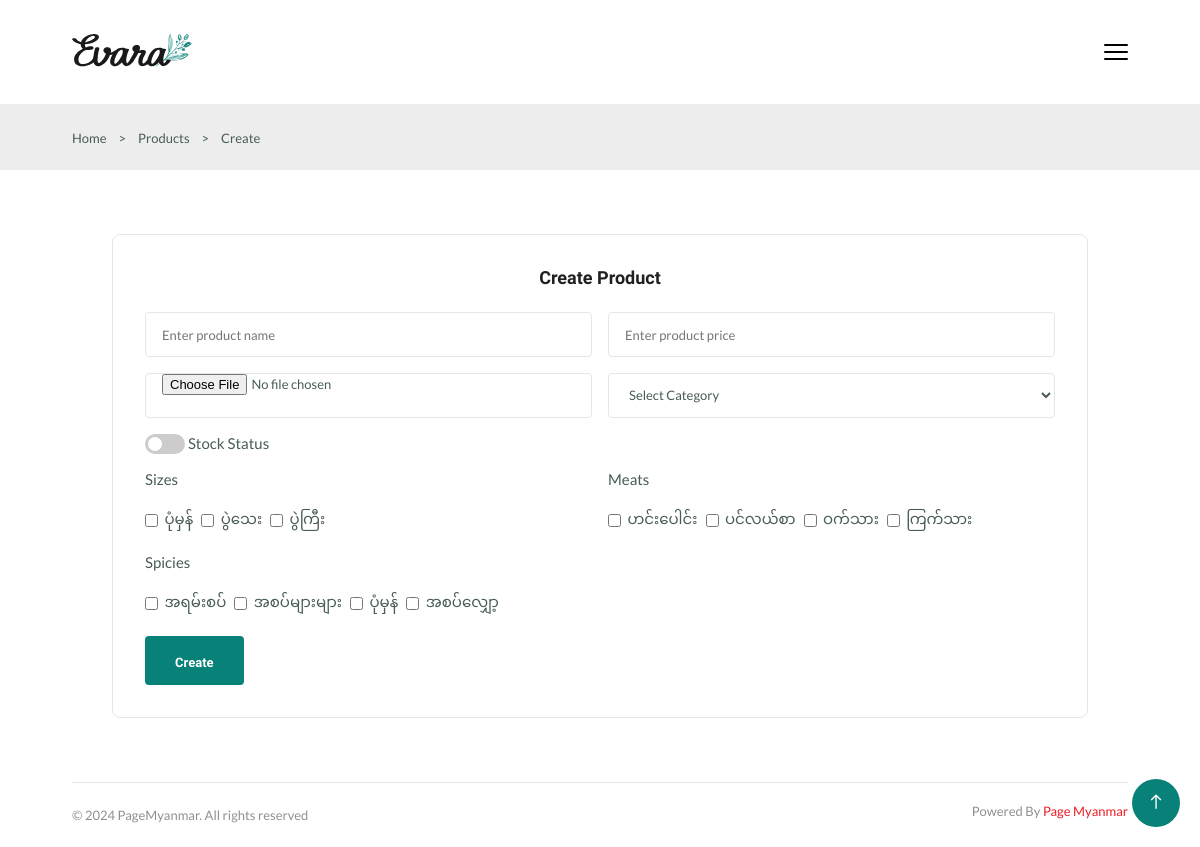
Screenshot of /create-product/ (signed in) with the database file from the repository.
### app/models.py (models this page shows)
class SizeModel(models.Model):
    name = models.CharField(max_length=200)
    created_at = models.DateTimeField(auto_now_add=True)
    updated_at = models.DateTimeField(auto_now=True)

class MeatModel(models.Model):
    name = models.CharField(max_length=200)
    created_at = models.DateTimeField(auto_now_add=True)
    updated_at = models.DateTimeField(auto_now=True)

class SpicyModel(models.Model):
    name = models.CharField(max_length=200)
    created_at = models.DateTimeField(auto_now_add=True)
    updated_at = models.DateTimeField(auto_now=True)

### app/views.py (the view, shortened to what this page needs)
# urls.py: path('create-product/',CreateProduct),
@login_required(login_url=settings.LOGIN_URL)
@role_permission_required('app.add_productmodel')
def CreateProduct(request):
    categories = CategoryModel.objects.all().order_by('-created_at')
    sizes = SizeModel.objects.all().order_by('-created_at')
    spicies = SpicyModel.objects.all().order_by('-created_at')
    meats = MeatModel.objects.all().order_by('-created_at')
    if request.method == "GET":
        context = {
            'categories':categories,
            'sizes':sizes,
            'spicies':spicies,
            'meats':meats
        }
        return render(request,"create-product.html",context)

### app/context_processors.py (called while the page is built, shortened)
def Counts(request):
    table_id = request.resolver_match.kwargs.get('id')  # Get `id` from the URL kwargs
    return {
        'cart_count': 0,
    }

### app/templatetags/custom_permissions.py (called while the page is built)
@register.filter
def has_role_permission(user, permission_codename):
    if user.is_authenticated and hasattr(user, 'has_permission'):
        return user.has_permission(permission_codename)
    return False

### authentication/models.py (called while the page is built)
    def has_permission(self, perm_codename):
        if self.role:
            return self.role.permissions.filter(codename=perm_codename).exists()
        return False

### templates/create-product.html (shortened to what this page needs)
{% extends 'components/base.html' %}
{% block body %}
<section class="breadcrumb">
    <ul class="breadcrumb__list flex container">
        <li><a href="/" class="breadcrumb__link">Home</a></li>
        <li><span class="breadcrumb__link">></span></li>
        <li><a href="/products/" class="breadcrumb__link">Products</a></li>
        <li><span class="breadcrumb__link">></span></li>
        <li><span class="breadcrumb__link">Create</span></li>
    </ul>
</section>
<section class="create section--lg">
    <div class="create__container role container grid">
        <div class="create__form">
            <h3 class="section__title text__center">Create Product</h3>
            <form method="POST" enctype="multipart/form-data" action="/create-product/" class="form grid">
                <div class="form__group grid">
                    <input type="text" name="name" placeholder="Enter product name" required class="form__input">
                    <input type="number" name="price" placeholder="Enter product price" required class="form__input">
                </div>
                <div class="form__group grid">
                    <input type="file" name="image" required class="form__input">
                    <select name="category" required class="form__input">
                        <option value="">Select Category</option>
                    </select>
                </div>
                <div>
                    <label class="switch">
                        <span class="slider"></span>
                    </label>
                    <label for="stock">Stock Status</label>
                </div>
                <div class="form__group grid">
                    <div class="label__group">
                        <label>Sizes</label>
                        <div style="display: flex;flex-wrap: wrap;gap:0.5rem">
                            {% for size in sizes %}
                            <div style="display: flex;align-items: center;gap: 0.4rem;">
                                <input type="checkbox" name="size" id="size_{{size.id}}" value="{{size.id}}">
                                <label for="size_{{size.id}}">{{size.name}}</label>
                            </div>
                            {% endfor %}
                        </div>
                    </div>
                    <div class="label__group">
                        <label>Meats</label>
                        <div style="display: flex;flex-wrap: wrap;gap:0.5rem">
                            {% for meat in meats %}
                            <div style="display: flex;align-items: center;gap: 0.4rem;">
                                <input type="checkbox" name="meat" id="meat_{{meat.id}}" value="{{meat.id}}">
                                <label for="meat_{{meat.id}}">{{meat.name}}</label>
                            </div>
                            {% endfor %}
                        </div>
                    </div>
                </div>
                <div class="label__group">
                    <label>Spicies</label>
                    <div style="display: flex;flex-wrap: wrap;gap:0.5rem">
                        {% for spicy in spicies %}
                        <div style="display: flex;align-items: center;gap: 0.4rem;">
                            <input type="checkbox" name="spicy" id="spicy_{{spicy.id}}" value="{{spicy.id}}">
                            <label for="spicy_{{spicy.id}}">{{spicy.name}}</label>
                        </div>
                        {% endfor %}
                    </div>
                </div>
                <div class="form__btn">
                    <button class="btn" type="submit">Create</button>
                </div>
            </form>
        </div>
    </div>
</section>
{% endblock %}

### static/css/style.css (style rules this page uses)
:root { --header-height: 4rem; --first-color: hsl(176, 88%, 27%); --first-color-alt: hsl(129, 44%, 94%); --second-color: hsl(34, 94%, 87%); --title-color: hsl(0, 0%, 13%); --text-color: hsl(154, 13%, 32%); --text-color-light: hsl(60, 1%, 56%); --body-color: hsl(0, 0%, 100%); --container-color: hsl(0, 0%, 93%); --border-color: hsl(129, 36%, 85%); --border-color-alt: hsl(133, 15%, 90%); --delete-color: hsl(0, 83%, 53%); --image-bg-color: #f1f1f1; --body-font: 'Lato', sans-serif; --second-font: 'Spartan', sans-serif; --big-font-size: 3.5rem; --h1-font-size: 2.75rem; --h2-font-size: 2rem; --h3-font-size: 1.75rem; --h4-font-size: 1.375rem; --large-font-size: 1.125rem; --normal-font-size: 1rem; --small-font-size: 0.875rem; --smaller-font-size: 0.75rem; --tiny-font-size: 0.6875rem; --weight-400: 400; --weight-500: 500; --weight-600: 600; --weight-700: 700; --transition: cubic-bezier(0, 0, 0.05, 1); --transition-ease-in-out: all 0.3s ease-in-out; }
@media screen and (max-width: 1200px) { :root { --big-font-size: 2.25rem; --h1-font-size: 2rem; --h2-font-size: 1.375rem; --h3-font-size: 1.25rem; --h4-font-size: 1.125rem; --large-font-size: 1rem; --normal-font-size: 0.9375rem; --small-font-size: 0.8125rem; --smaller-font-size: 0.6875rem; --tiny-font-size: 0.625rem; } }
* { margin: 0; padding: 0; box-sizing: border-box; }
input, textarea, select, body { color: var(--text-color); font-family: var(--body-font); font-size: var(--normal-font-size); font-weight: var(--weight-400); }
body { background-color: var(--body-color); }
h1, h2, h3, h4 { font-family: var(--second-font); color: var(--title-color); font-weight: var(--weight-600); }
ul { list-style: none; }
a { text-decoration: none; }
button, label { cursor: pointer; }
button, textarea, input, select { background-color: transparent; border: none; outline: none; }
input[type= 'checkbox'], input[type= 'radio'] { cursor: pointer; accent-color: var(--first-color); }
.container { max-width: 1440px; margin-inline: auto; padding-inline: .75rem; }
.grid { display: grid; gap: 1.5rem; }
.section--lg { padding-block: 4rem; }
.section__title { font-size: var(--h4-font-size); margin-bottom: 1.5rem; }
.form__input, .alert__input, .alert__select { border: 1px solid var(--border-color-alt); padding-inline: 1rem; height: 45px; border-radius: .25rem; font-size: var(--small-font-size); }
.form { row-gap: 1rem; }
.form__group { grid-template-columns: repeat(2, 1fr); gap: 1rem; }
.label__group { grid-template-columns:100%; gap:1rem; display: grid; }
.text__center { text-align: center; }
.btn, .swal2-confirm, .swal2-cancel { display: inline-block; background: var(--first-color); border: 2px solid var(--first-color); color: var(--body-color); padding-inline: 1.75rem; height: 49px; line-height: 49px; border-radius: .25rem; font-family: var(--second-font); font-size: var(--small-font-size); font-weight: var(--weight-700); transition: all 0.4s var(--transition); }
.flex { display: flex; align-items: center; column-gap: 0.5rem; }
.breadcrumb { background-color: var(--container-color); padding-block: 1.5rem; }
.breadcrumb__list { column-gap: 0.75rem; }
.breadcrumb__link { color: var(--text-color); font-size: var(--small-font-size); }
.create__container, .update__container { grid-template-columns: 100%; max-width: 500px; margin: 0 auto; }
.create__container.role, .update__container.role { max-width: 1000px; }
.create__form, .update__form { width: 100%; border: 1px solid var(--border-color-alt); padding: 2rem; border-radius: 0.5rem; }
@media screen and (max-width: 1520px) { .container { max-width: 1260px; } }
@media screen and (max-width: 1320px) { .container { max-width: 1080px; } }

### templates/create-product.html (style rules this page uses)
.switch { position: relative; display: inline-block; width: 40px; height: 20px; }
.slider { position: absolute; cursor: pointer; top: 0; left: 0; right: 0; bottom: 0; background-color: #ccc; transition: .4s; border-radius: 34px; }
.slider:before { position: absolute; content: ""; height: 14px; width: 14px; left: 3px; bottom: 3px; background-color: white; transition: .4s; border-radius: 50%; }

### rows the page displays
SizeModel: name "ပုံမှန်"
SizeModel: name "ပွဲသေး"
SizeModel: name "ပွဲကြီး"
MeatModel: name "ဟင်းပေါင်း"
MeatModel: name "ပင်လယ်စာ"
MeatModel: name "ဝက်သား"
MeatModel: name "ကြက်သား"
SpicyModel: name "အရမ်းစပ်"
SpicyModel: name "အစပ်များများ"
SpicyModel: name "ပုံမှန်"
SpicyModel: name "အစပ်လျှော့"
